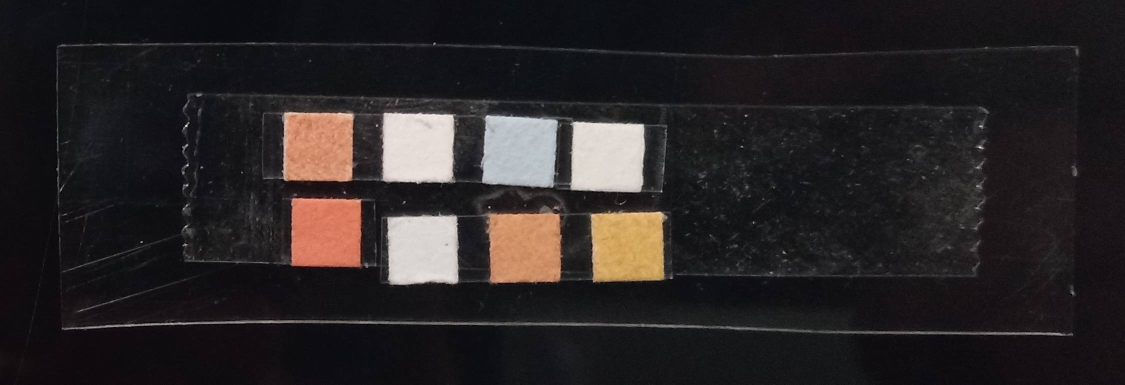
#> input picture Photos/newstrip.jpg, 2250 x 769 px (shown at 1/2 size)
$ python contourstest.py   (Python 2 division)
#> lines starting #> are read from the running program, lines starting #| are printed output that depends on the picture; after the words box and inside, x2 and y2 are one past the last pixel; in counts of white or black regions, pixels touching at a corner belong together
# Python code to find the co-ordinates of
# the contours detected in an image.
import numpy as np
import cv2

from main import RSscan

# Reading image
font = cv2.FONT_HERSHEY_COMPLEX
img2 = cv2.imread('Photos/newstrip.jpg', cv2.IMREAD_COLOR)
#> img2 is the input picture: shape (769, 2250, 3); mean B, G, R 37.5, 36.7, 41

# Reading same image in another
# variable and converting to gray scale.
img = cv2.imread('Photos/newstrip.jpg', cv2.IMREAD_GRAYSCALE)
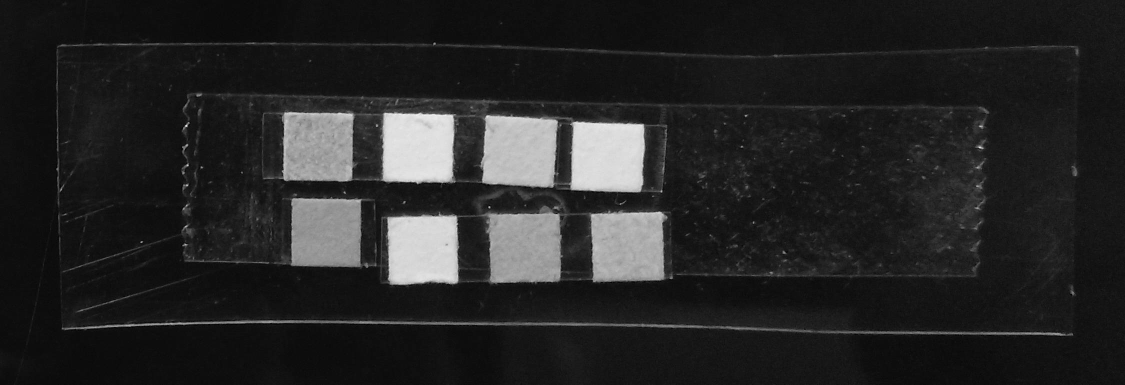
#> img: shape (769, 2250) (shown at 1/2 size); min 0, max 255, mean 38

# Converting image to a binary image
# ( black and white only image).
_, threshold = cv2.threshold(img, 110, 255, cv2.THRESH_BINARY)
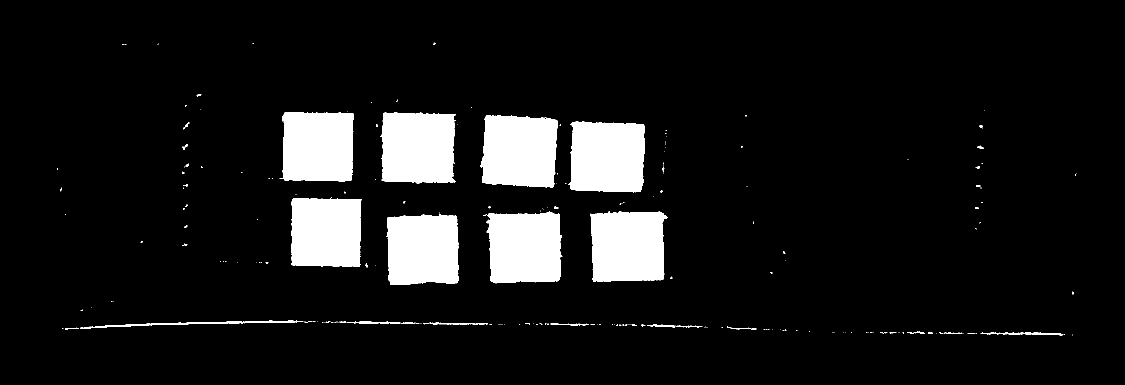
#> threshold: shape (769, 2250) (shown at 1/2 size); 9.2% white; 215 white regions (172 under 20 px)

# Detecting contours in image.
contours, _= cv2.findContours(threshold, cv2.RETR_TREE,
                               cv2.CHAIN_APPROX_SIMPLE)
#> contours = 225 contours, 199 with area under 20; largest, box (x1, y1, x2, y2) and area: (960, 230, 1116, 375) 19483, (1136, 242, 1290, 385) 19474, (761, 224, 912, 368) 19280, (1180, 422, 1335, 564) 19200, (973, 423, 1125, 567) 18974

# Going through every contours found in the image.
for cnt in contours :

    approx = cv2.approxPolyDP(cnt, 0.009 * cv2.arcLength(cnt, True), True)

    # draws boundary of contours.
    cv2.drawContours(img2, [approx], 0, (0, 0, 255), 5)

    # Used to flatted the array containing
    # the co-ordinates of the vertices.
    n = approx.ravel()
    i = 0

    for j in n :
        if(i % 2 == 0):
            x = n[i]
            y = n[i + 1]

            # String containing the co-ordinates.
            string = str(x) + " " + str(y)

            if(i == 0):
                # text on topmost co-ordinate.
#> (the run stopped early here; a loop or call above may not have finished)

$ run again, with Photos/clean.jpg copied over Photos/newstrip.jpg
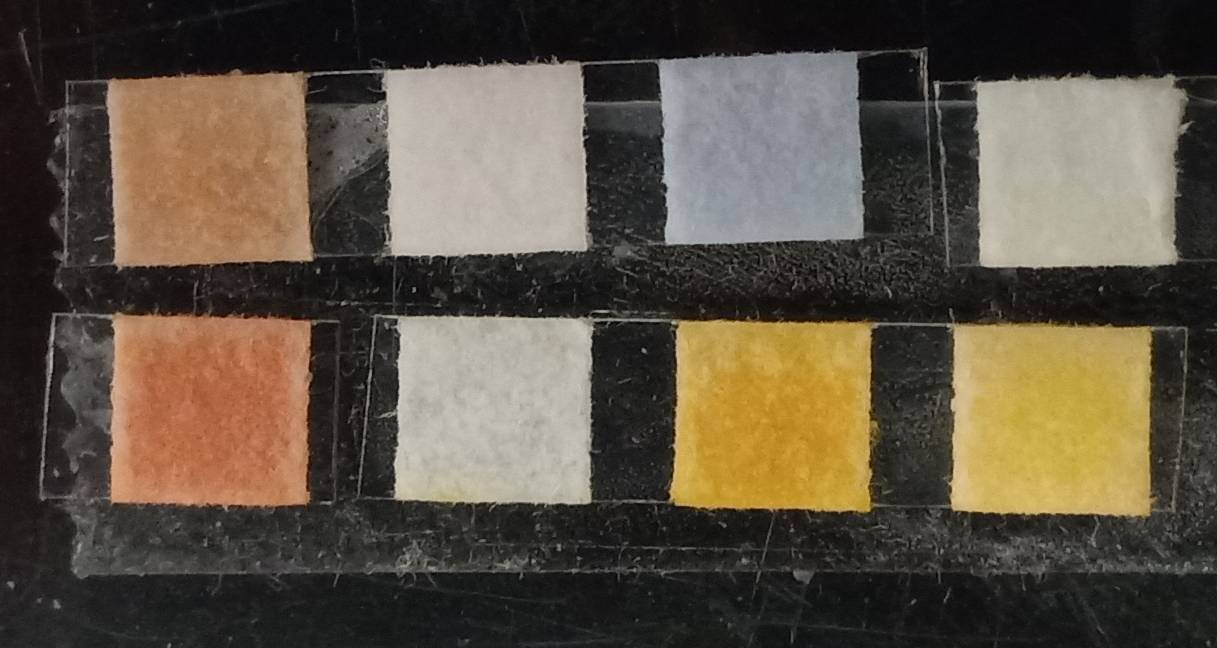
#> input picture Photos/clean.jpg, 1217 x 648 px
#> img2 is the input picture: shape (648, 1217, 3); mean B, G, R 67, 80.9, 91
#> `img = cv2.imread('Photos/newstrip.jpg', cv2.IMREAD_GRAYSCALE)`:
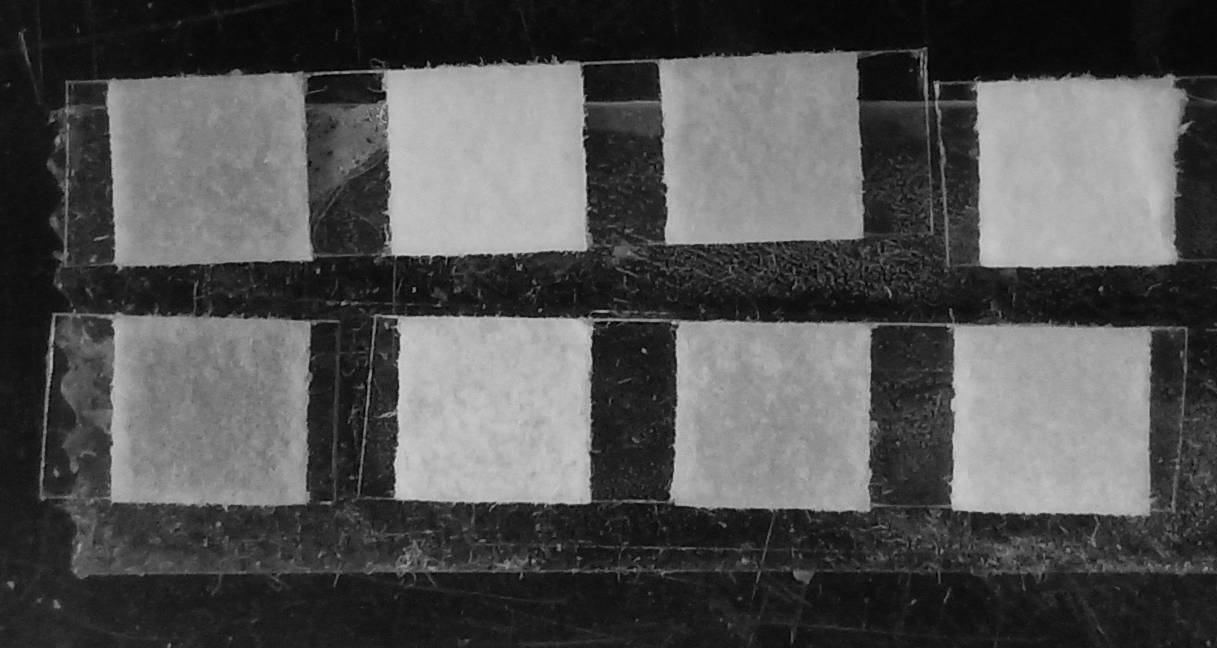
#> img: shape (648, 1217); min 0, max 215, mean 82.3
#> `_, threshold = cv2.threshold(img, 110, 255, cv2.THRESH_BINARY)`:
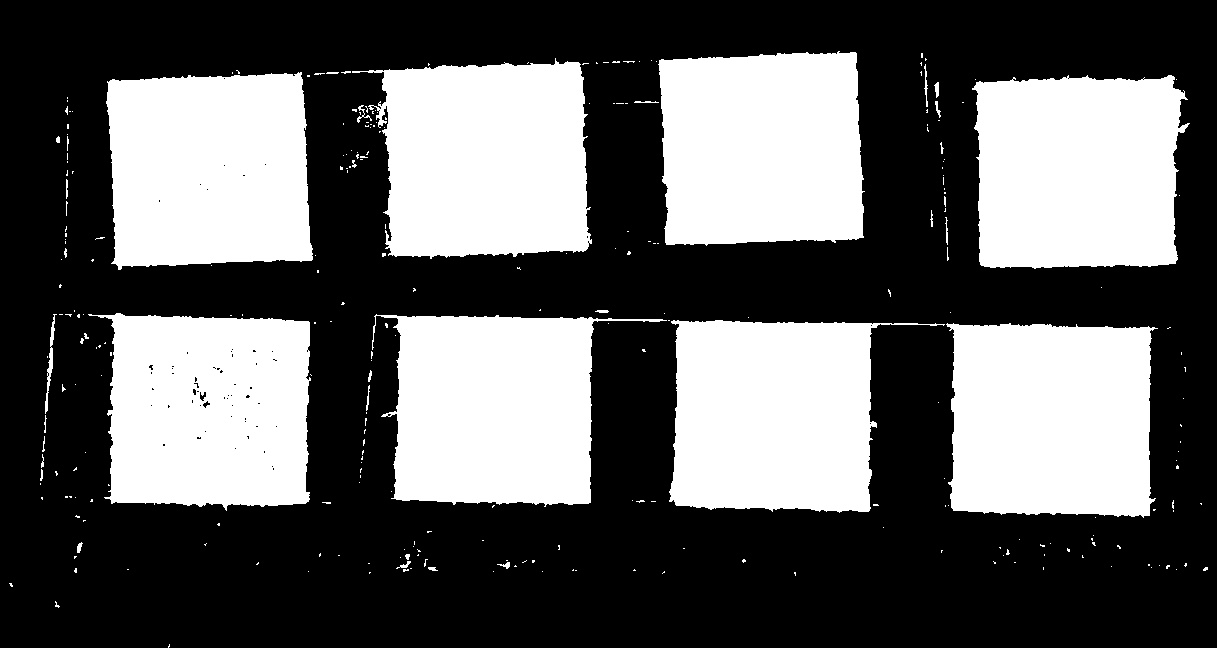
#> threshold: shape (648, 1217); 37.7% white; 284 white regions (249 under 20 px)
#> contours = 352 contours, 331 with area under 20; largest, box (x1, y1, x2, y2) and area: (352, 58, 592, 259) 37114, (972, 75, 1190, 269) 36784, (946, 323, 1158, 518) 36736, (658, 51, 865, 246) 36364, (88, 313, 311, 511) 36351
